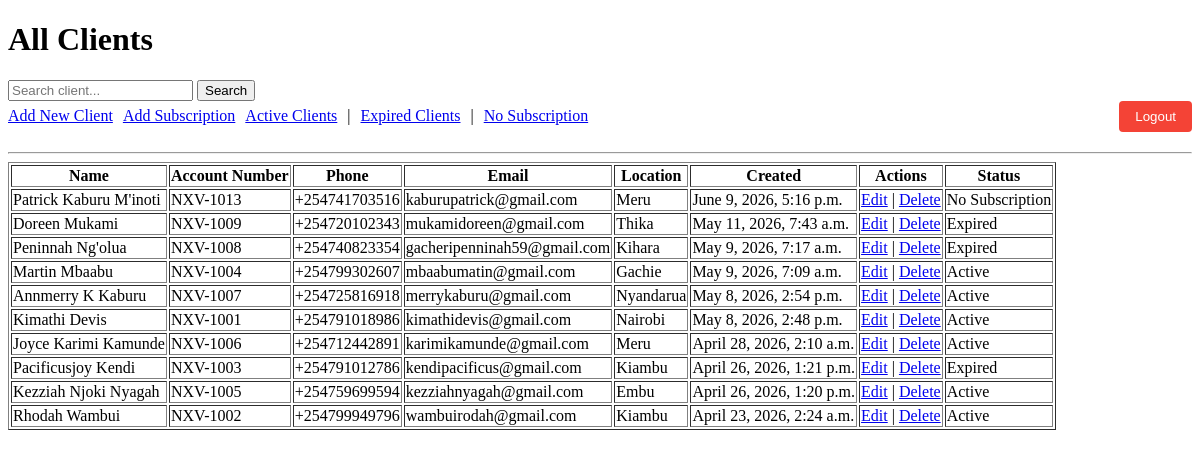
/clients/, run on the app's committed database.
### clients/models.py (models this page shows, shortened)
class Client(models.Model):
    name = models.CharField(max_length=100)
    phone = models.CharField(max_length=20)
    email = models.EmailField(unique=True)
    account_number = models.CharField(
        max_length=20,
        unique=True
    )
    wallet_balance = models.DecimalField(
        max_digits=10,
        decimal_places=2,
        default=0
    )
    location = models.CharField(max_length=255)
    pppoe_username = models.CharField(
        max_length=100,
        blank=True,
        null=True
    )
    created_at = models.DateTimeField(auto_now_add=True)
    created_by = models.ForeignKey(
        User,
        on_delete=models.SET_NULL,
        null=True,
        related_name='clients_created'
    )
    updated_by = models.ForeignKey(
        User,
        on_delete=models.SET_NULL,
        null=True,
        blank=True,
        related_name='clients_updated'
    )

### clients/views.py (the view)
# urls.py: path('', views.client_list, name='client_list'),
def client_list(request):
    query = request.GET.get('q')
    clients = Client.objects.all().order_by('-created_at')
    if query:
        clients = clients.filter(
            Q(name__icontains=query) |
            Q(account_number__icontains=query) |
            Q(phone__icontains=query)
        )
    return render(
        request,
        'clients/client_list.html',
        {
            'clients': clients
        }
    )

### clients/models.py (called while the page is built)
    def is_active(self):
        return (
            self.end_date
            and self.end_date >= date.today()
            and self.status == 'active'
        )

### clients/templates/clients/client_list.html (shortened to what this page needs)
<!DOCTYPE html>
<html>
<head>
</head>
<body>
    <h1>All Clients</h1>
    <form method="GET">
        <input
            type="text"
            name="q"
            placeholder="Search client..."
        >
        <button type="submit">Search</button>
    </form>
    <div class="navbar">
        <div class="nav-links">
            <a href="{% url 'create_client' %}">Add New Client</a>
            <a href="{% url 'create_subscription' %}">Add Subscription</a>
            <a href="{% url 'active_clients' %}">Active Clients</a> |
            <a href="{% url 'expired_clients' %}">Expired Clients</a> |
            <a href="{% url 'no_subscription_clients' %}">No Subscription</a>
        </div>
        <form action="{% url 'logout' %}" method="POST" class="logout-form">
            <button type="submit">Logout</button>
        </form>
    </div>
    <hr>
    <table border="1">
        <tr>
            <th>Name</th>
            <th>Account Number</th>
            <th>Phone</th>
            <th>Email</th>
            <th>Location</th>
            <th>Created</th>
            <th>Actions</th>
            <th>Status</th>
        </tr>
        {% for client in clients %}
        <tr>
            <td>{{ client.name }}</td>
            <td>{{ client.account_number }}</td>
            <td>{{ client.phone }}</td>
            <td>{{ client.email }}</td>
            <td>{{ client.location }}</td>
            <td>{{ client.created_at }}</td>
            <td>
                <a href="{% url 'edit_client' client.id %}">Edit</a> |
                <a href="{% url 'delete_client' client.id %}">Delete</a>
            </td>
            <td>
                {% with sub=client.subscription_set.last %}
                    {% if sub %}
                        {% if sub.is_active %}
                            Active
                        {% else %}
                            Expired
                        {% endif %}
                    {% else %}
                        No Subscription
                    {% endif %}
                {% endwith %}
            </td>
        </tr>
        {% endfor %}
    </table>
</body>
</html>

### clients/templates/clients/client_list.html (style rules this page uses)
.navbar { display: flex; justify-content: space-between; align-items: center; margin-bottom: 20px; }
.nav-links { display: flex; gap: 10px; }
.logout-form button { background-color: #f44336; color: white; border: none; padding: 8px 16px; cursor: pointer; border-radius: 4px; }

### data on the page
Client: name "Patrick Kaburu M'inoti", account_number "NXV-1013", phone "+254741703516", email "kaburupatrick@gmail.com", location "Meru", created_at "June 9, 2026, 5:16 p.m.", shows "No Subscription"
Client: name "Doreen Mukami", account_number "NXV-1009", phone "+254720102343", email "mukamidoreen@gmail.com", location "Thika", created_at "May 11, 2026, 7:43 a.m.", shows "Expired"
Client: name "Peninnah Ng'olua", account_number "NXV-1008", phone "+254740823354", email "gacheripenninah59@gmail.com", location "Kihara", created_at "May 9, 2026, 7:17 a.m.", shows "Expired"
Client: name "Martin Mbaabu", account_number "NXV-1004", phone "+254799302607", email "mbaabumatin@gmail.com", location "Gachie", created_at "May 9, 2026, 7:09 a.m.", shows "Active"
Client: name "Annmerry K Kaburu", account_number "NXV-1007", phone "+254725816918", email "merrykaburu@gmail.com", location "Nyandarua", created_at "May 8, 2026, 2:54 p.m.", shows "Active"
Client: name "Kimathi Devis", account_number "NXV-1001", phone "+254791018986", email "kimathidevis@gmail.com", location "Nairobi", created_at "May 8, 2026, 2:48 p.m.", shows "Active"
Client: name "Joyce Karimi Kamunde", account_number "NXV-1006", phone "+254712442891", email "karimikamunde@gmail.com", location "Meru", created_at "April 28, 2026, 2:10 a.m.", shows "Active"
Client: name "Pacificusjoy Kendi", account_number "NXV-1003", phone "+254791012786", email "kendipacificus@gmail.com", location "Kiambu", created_at "April 26, 2026, 1:21 p.m.", shows "Expired"
Client: name "Kezziah Njoki Nyagah", account_number "NXV-1005", phone "+254759699594", email "kezziahnyagah@gmail.com", location "Embu", created_at "April 26, 2026, 1:20 p.m.", shows "Active"
Client: name "Rhodah Wambui", account_number "NXV-1002", phone "+254799949796", email "wambuirodah@gmail.com", location "Kiambu", created_at "April 23, 2026, 2:24 a.m.", shows "Active"
